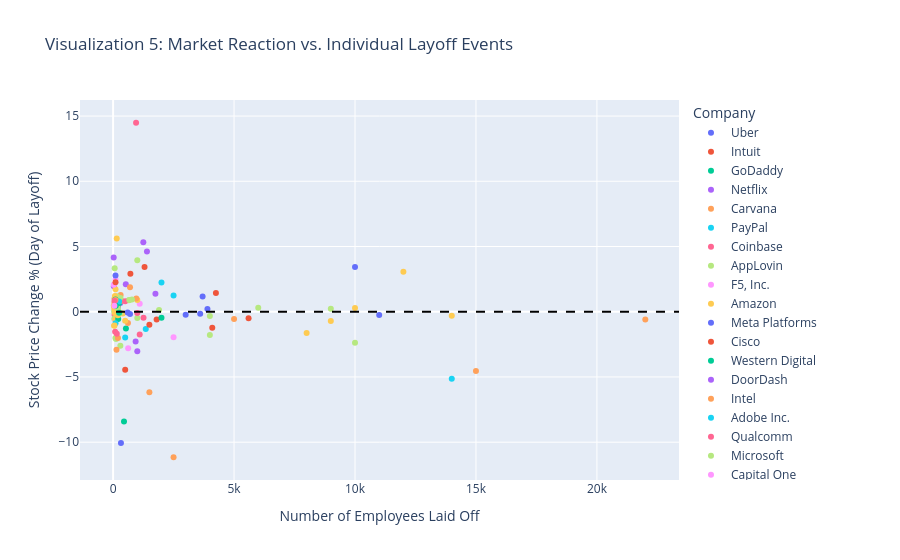

Notebook cell for this chart:
### Markdown cell above
## Visualization 5: Correlation Between Layoff size and Stock Price reaction

### Code cell
# --- VISUALIZATION 5: Scatter Correlation (Layoffs + Stocks) ---
# Goal: Is there a correlation between layoff size and stock price reaction?
stock_viz = viz_df.dropna(subset=['Daily_Change_Pct'])

fig5 = px.scatter(stock_viz, 
                  x='total_laid_off', 
                  y='Daily_Change_Pct', 
                  color='Company',
                #   hover_data=['Company', 'Layoff_Date'],
                  title='Visualization 5: Market Reaction vs. Individual Layoff Events',
                  labels={
                    'Daily_Change_Pct': 'Stock Price Change % (Day of Layoff)',
                    'total_laid_off': 'Number of Employees Laid Off'},
                  hover_data={
                        # 'Layoff_Date': '|%Y-%m-%d',
                        'Company': True,
                        'total_laid_off': ':.2f',
                        'Daily_Change_Pct': ':.2f',
                        'Stock_Volume': ':.2f',
                        'Volume_vs_120D_PreLayoff_Pct': ':.2f'
                    }
)
fig5.add_hline(y=0, line_dash="dash", line_color="black")
fig5.show()

# Count how many companies had a negative stock price change on the layoff day vs positive change
negative_reactions = stock_viz[stock_viz['Daily_Change_Pct'] < 0]['Company'].count()
positive_reactions = stock_viz[stock_viz['Daily_Change_Pct'] >= 0]['Company'].count()

print(f"Number of company layoff events with negative stock price change on layoff day: {negative_reactions}")
print(f"Number of company layoff events with positive stock price change on layoff day: {positive_reactions}")

### Figure 1 — Plotly figure (JSON) as saved in the notebook; plotly's stock layout.template omitted (floating-point values rounded to 4 significant figures)
{"data": [{"customdata": [["Uber", 30817967, -17.47], ["Uber", 47534517, 22.74], ["Uber", 21916497, -4.2]], "hovertemplate": "Company=%{customdata[0]}<br>Number of Employees Laid Off=%{x:.2f}<br>Stock Price Change % (Day of Layoff)=%{y:.2f}<br>Stock_Volume=%{customdata[1]:.2f}<br>Volume_vs_120D_PreLayoff_Pct=%{customdata[2]:.2f}<extra></extra>", "legendgroup": "Uber", "marker": {"color": "#636efa", "symbol": "circle"}, "mode": "markers", "name": "Uber", "orientation": "v", "showlegend": true, "type": "scatter", "x": [3700.0, 3000.0, 200.0], "xaxis": "x", "y": [1.164, -0.2374, 0.3765], "yaxis": "y"}, {"customdata": [["Intuit", 1179216, -31.5], ["Intuit", 1962616, 38.03]], "hovertemplate": "Company=%{customdata[0]}<br>Number of Employees Laid Off=%{x:.2f}<br>Stock Price Change % (Day of Layoff)=%{y:.2f}<br>Stock_Volume=%{customdata[1]:.2f}<br>Volume_vs_120D_PreLayoff_Pct=%{customdata[2]:.2f}<extra></extra>", "legendgroup": "Intuit", "marker": {"color": "#EF553B", "symbol": "circle"}, "mode": "markers", "name": "Intuit", "orientation": "v", "showlegend": true, "type": "scatter", "x": [715.0, 1800.0], "xaxis": "x", "y": [2.911, -0.6047], "yaxis": "y"}, {"customdata": [["GoDaddy", 3385403, 75.87], ["GoDaddy", 535775, -38.83]], "hovertemplate": "Company=%{customdata[0]}<br>Number of Employees Laid Off=%{x:.2f}<br>Stock Price Change % (Day of Layoff)=%{y:.2f}<br>Stock_Volume=%{customdata[1]:.2f}<br>Volume_vs_120D_PreLayoff_Pct=%{customdata[2]:.2f}<extra></extra>", "legendgroup": "GoDaddy", "marker": {"color": "#00cc96", "symbol": "circle"}, "mode": "markers", "name": "GoDaddy", "orientation": "v", "showlegend": true, "type": "scatter", "x": [451.0, 530.0], "xaxis": "x", "y": [-8.42, -1.286], "yaxis": "y"}, {"customdata": [["Netflix", 21363162, 131.6], ["Netflix", 9876685, -5.653], ["Netflix", 9538226, 6.962], ["Netflix", 8230340, -13.25]], "hovertemplate": "Company=%{customdata[0]}<br>Number of Employees Laid Off=%{x:.2f}<br>Stock Price Change % (Day of Layoff)=%{y:.2f}<br>Stock_Volume=%{customdata[1]:.2f}<br>Volume_vs_120D_PreLayoff_Pct=%{customdata[2]:.2f}<extra></extra>", "legendgroup": "Netflix", "marker": {"color": "#ab63fa", "symbol": "circle"}, "mode": "markers", "name": "Netflix", "orientation": "v", "showlegend": true, "type": "scatter", "x": [25.0, 150.0, 300.0, 30.0], "xaxis": "x", "y": [4.155, 0.7348, 0.6704, 1.956], "yaxis": "y"}, {"customdata": [["Carvana", 15723774, 200.6], ["Carvana", 22335371, 74.33]], "hovertemplate": "Company=%{customdata[0]}<br>Number of Employees Laid Off=%{x:.2f}<br>Stock Price Change % (Day of Layoff)=%{y:.2f}<br>Stock_Volume=%{customdata[1]:.2f}<br>Volume_vs_120D_PreLayoff_Pct=%{customdata[2]:.2f}<extra></extra>", "legendgroup": "Carvana", "marker": {"color": "#FFA15A", "symbol": "circle"}, "mode": "markers", "name": "Carvana", "orientation": "v", "showlegend": true, "type": "scatter", "x": [2500.0, 1500.0], "xaxis": "x", "y": [-11.15, -6.17], "yaxis": "y"}, {"customdata": [["PayPal", 12309245, -45.82], ["PayPal", 15730265, 6.84], ["PayPal", 18786106, 13.24]], "hovertemplate": "Company=%{customdata[0]}<br>Number of Employees Laid Off=%{x:.2f}<br>Stock Price Change % (Day of Layoff)=%{y:.2f}<br>Stock_Volume=%{customdata[1]:.2f}<br>Volume_vs_120D_PreLayoff_Pct=%{customdata[2]:.2f}<extra></extra>", "legendgroup": "PayPal", "marker": {"color": "#19d3f3", "symbol": "circle"}, "mode": "markers", "name": "PayPal", "orientation": "v", "showlegend": true, "type": "scatter", "x": [83.0, 2000.0, 2500.0], "xaxis": "x", "y": [0.9199, 2.246, 1.24], "yaxis": "y"}, {"customdata": [["Coinbase", 17430264, 96.41], ["Coinbase", 30695388, 136.8], ["Coinbase", 24496650, 111.0]], "hovertemplate": "Company=%{customdata[0]}<br>Number of Employees Laid Off=%{x:.2f}<br>Stock Price Change % (Day of Layoff)=%{y:.2f}<br>Stock_Volume=%{customdata[1]:.2f}<br>Volume_vs_120D_PreLayoff_Pct=%{customdata[2]:.2f}<extra></extra>", "legendgroup": "Coinbase", "marker": {"color": "#FF6692", "symbol": "circle"}, "mode": "markers", "name": "Coinbase", "orientation": "v", "showlegend": true, "type": "scatter", "x": [1100.0, 60.0, 950.0], "xaxis": "x", "y": [-1.752, -0.2351, 14.49], "yaxis": "y"}, {"customdata": [["AppLovin", 1732177, -34.7], ["AppLovin", 3521056, -12.93], ["AppLovin", 3160930, -24.16], ["AppLovin", 4586154, 11.92], ["AppLovin", 4750341, 17.71], ["AppLovin", 3825445, -28.73], ["AppLovin", 7300828, -12.25]], "hovertemplate": "Company=%{customdata[0]}<br>Number of Employees Laid Off=%{x:.2f}<br>Stock Price Change % (Day of Layoff)=%{y:.2f}<br>Stock_Volume=%{customdata[1]:.2f}<br>Volume_vs_120D_PreLayoff_Pct=%{customdata[2]:.2f}<extra></extra>", "legendgroup": "AppLovin", "marker": {"color": "#B6E880", "symbol": "circle"}, "mode": "markers", "name": "AppLovin", "orientation": "v", "showlegend": true, "type": "scatter", "x": [300.0, 61.0, 65.0, 58.0, 120.0, 89.0, 97.0], "xaxis": "x", "y": [-2.616, -0.4999, 3.339, -0.567, -2.083, 0.008955, -2.01], "yaxis": "y"}, {"customdata": [["F5, Inc.", 545551, 5.152], ["F5, Inc.", 1677121, 239.7], ["F5, Inc.", 553822, 14.09], ["F5, Inc.", 3007580, 447.0], ["F5, Inc.", 492472, -2.088]], "hovertemplate": "Company=%{customdata[0]}<br>Number of Employees Laid Off=%{x:.2f}<br>Stock Price Change % (Day of Layoff)=%{y:.2f}<br>Stock_Volume=%{customdata[1]:.2f}<br>Volume_vs_120D_PreLayoff_Pct=%{customdata[2]:.2f}<extra></extra>", "legendgroup": "F5, Inc.", "marker": {"color": "#FF97FF", "symbol": "circle"}, "mode": "markers", "name": "F5, Inc.", "orientation": "v", "showlegend": true, "type": "scatter", "x": [100.0, 623.0, 120.0, 100.0, 106.0], "xaxis": "x", "y": [2.464, -2.808, 0.6007, -0.7024, -0.6223], "yaxis": "y"}, {"customdata": [["Amazon", 223133398, 283.3], ["Amazon", 87958828, 52.38], ["Amazon", 68885123, 6.218], ["Amazon", 62388911, -12.94], ["Amazon", 61170883, -0.01515], ["Amazon", 35680570, -35.2], ["Amazon", 37850245, -26.86], ["Amazon", 42505518, -16.6], ["Amazon", 38492128, -19.33], ["Amazon", 38266995, -10.68]], "hovertemplate": "Company=%{customdata[0]}<br>Number of Employees Laid Off=%{x:.2f}<br>Stock Price Change % (Day of Layoff)=%{y:.2f}<br>Stock_Volume=%{customdata[1]:.2f}<br>Volume_vs_120D_PreLayoff_Pct=%{customdata[2]:.2f}<extra></extra>", "legendgroup": "Amazon", "marker": {"color": "#FECB52", "symbol": "circle"}, "mode": "markers", "name": "Amazon", "orientation": "v", "showlegend": true, "type": "scatter", "x": [150.0, 10000.0, 8000.0, 9000.0, 80.0, 180.0, 30.0, 400.0, 100.0, 14000.0], "xaxis": "x", "y": [5.623, 0.2788, -1.629, -0.7113, 0.194, 0.359, 0.4778, -0.1417, -0.5675, -0.3031], "yaxis": "y"}, {"customdata": [["Meta Platforms", 107677284, 202.4], ["Meta Platforms", 41642627, 29.51], ["Meta Platforms", 12904317, -2.398], ["Meta Platforms", 13910011, -20.47], ["Meta Platforms", 8734491, -26.87]], "hovertemplate": "Company=%{customdata[0]}<br>Number of Employees Laid Off=%{x:.2f}<br>Stock Price Change % (Day of Layoff)=%{y:.2f}<br>Stock_Volume=%{customdata[1]:.2f}<br>Volume_vs_120D_PreLayoff_Pct=%{customdata[2]:.2f}<extra></extra>", "legendgroup": "Meta Platforms", "marker": {"color": "#636efa", "symbol": "circle"}, "mode": "markers", "name": "Meta Platforms", "orientation": "v", "showlegend": true, "type": "scatter", "x": [11000.0, 10000.0, 3600.0, 100.0, 600.0], "xaxis": "x", "y": [-0.2458, 3.433, -0.1614, 2.78, -0.05723], "yaxis": "y"}, {"customdata": [["Cisco", 24939624, 31.12], ["Cisco", 31176442, 60.17], ["Cisco", 21217648, 10.0], ["Cisco", 18746598, -6.103]], "hovertemplate": "Company=%{customdata[0]}<br>Number of Employees Laid Off=%{x:.2f}<br>Stock Price Change % (Day of Layoff)=%{y:.2f}<br>Stock_Volume=%{customdata[1]:.2f}<br>Volume_vs_120D_PreLayoff_Pct=%{customdata[2]:.2f}<extra></extra>", "legendgroup": "Cisco", "marker": {"color": "#EF553B", "symbol": "circle"}, "mode": "markers", "name": "Cisco", "orientation": "v", "showlegend": true, "type": "scatter", "x": [4100.0, 4250.0, 5600.0, 221.0], "xaxis": "x", "y": [-1.224, 1.432, -0.5033, 0.0], "yaxis": "y"}, {"customdata": [["Western Digital", 2804045, -36.6], ["Western Digital", 4271408, 10.38]], "hovertemplate": "Company=%{customdata[0]}<br>Number of Employees Laid Off=%{x:.2f}<br>Stock Price Change % (Day of Layoff)=%{y:.2f}<br>Stock_Volume=%{customdata[1]:.2f}<br>Volume_vs_120D_PreLayoff_Pct=%{customdata[2]:.2f}<extra></extra>", "legendgroup": "Western Digital", "marker": {"color": "#00cc96", "symbol": "circle"}, "mode": "markers", "name": "Western Digital", "orientation": "v", "showlegend": true, "type": "scatter", "x": [251.0, 211.0], "xaxis": "x", "y": [0.6669, -0.5636], "yaxis": "y"}, {"customdata": [["DoorDash", 7911218, 29.98]], "hovertemplate": "Company=%{customdata[0]}<br>Number of Employees Laid Off=%{x:.2f}<br>Stock Price Change % (Day of Layoff)=%{y:.2f}<br>Stock_Volume=%{customdata[1]:.2f}<br>Volume_vs_120D_PreLayoff_Pct=%{customdata[2]:.2f}<extra></extra>", "legendgroup": "DoorDash", "marker": {"color": "#ab63fa", "symbol": "circle"}, "mode": "markers", "name": "DoorDash", "orientation": "v", "showlegend": true, "type": "scatter", "x": [1250.0], "xaxis": "x", "y": [5.335], "yaxis": "y"}, {"customdata": [["Intel", 27701186, -31.63], ["Intel", 55145771, 39.99], ["Intel", 39906739, -7.62], ["Intel", 28320463, -25.93], ["Intel", 77865990, 74.78], ["Intel", 107672516, 119.2], ["Intel", 54098200, -21.45], ["Intel", 97188101, -7.051], ["Intel", 49367905, -47.05]], "hovertemplate": "Company=%{customdata[0]}<br>Number of Employees Laid Off=%{x:.2f}<br>Stock Price Change % (Day of Layoff)=%{y:.2f}<br>Stock_Volume=%{customdata[1]:.2f}<br>Volume_vs_120D_PreLayoff_Pct=%{customdata[2]:.2f}<extra></extra>", "legendgroup": "Intel", "marker": {"color": "#FFA15A", "symbol": "circle"}, "mode": "markers", "name": "Intel", "orientation": "v", "showlegend": true, "type": "scatter", "x": [201.0, 343.0, 140.0, 311.0, 62.0, 15000.0, 58.0, 22000.0, 5000.0], "xaxis": "x", "y": [-2.021, 0.8479, -2.92, 1.291, 0.7359, -4.535, 0.9948, -0.6034, -0.5518], "yaxis": "y"}, {"customdata": [["Adobe Inc.", 2182444, -44.44]], "hovertemplate": "Company=%{customdata[0]}<br>Number of Employees Laid Off=%{x:.2f}<br>Stock Price Change % (Day of Layoff)=%{y:.2f}<br>Stock_Volume=%{customdata[1]:.2f}<br>Volume_vs_120D_PreLayoff_Pct=%{customdata[2]:.2f}<extra></extra>", "legendgroup": "Adobe Inc.", "marker": {"color": "#19d3f3", "symbol": "circle"}, "mode": "markers", "name": "Adobe Inc.", "orientation": "v", "showlegend": true, "type": "scatter", "x": [100.0], "xaxis": "x", "y": [-0.88], "yaxis": "y"}, {"customdata": [["Qualcomm", 12052941, 48.56], ["Qualcomm", 12905731, 68.08], ["Qualcomm", 5371724, -33.63]], "hovertemplate": "Company=%{customdata[0]}<br>Number of Employees Laid Off=%{x:.2f}<br>Stock Price Change % (Day of Layoff)=%{y:.2f}<br>Stock_Volume=%{customdata[1]:.2f}<br>Volume_vs_120D_PreLayoff_Pct=%{customdata[2]:.2f}<extra></extra>", "legendgroup": "Qualcomm", "marker": {"color": "#FF6692", "symbol": "circle"}, "mode": "markers", "name": "Qualcomm", "orientation": "v", "showlegend": true, "type": "scatter", "x": [153.0, 84.0, 1258.0], "xaxis": "x", "y": [-1.679, -1.533, -0.4688], "yaxis": "y"}, {"customdata": [["Microsoft", 30028692, -0.7248], ["Microsoft", 30078044, -2.685], ["Microsoft", 64872705, 130.5], ["Microsoft", 21021155, -16.91], ["Microsoft", 17484675, -12.39], ["Microsoft", 17418759, -11.49], ["Microsoft", 23618819, -5.622], ["Microsoft", 16626495, -32.53], ["Microsoft", 16319641, -33.39], ["Microsoft", 16771015, -17.14]], "hovertemplate": "Company=%{customdata[0]}<br>Number of Employees Laid Off=%{x:.2f}<br>Stock Price Change % (Day of Layoff)=%{y:.2f}<br>Stock_Volume=%{customdata[1]:.2f}<br>Volume_vs_120D_PreLayoff_Pct=%{customdata[2]:.2f}<extra></extra>", "legendgroup": "Microsoft", "marker": {"color": "#B6E880", "symbol": "circle"}, "mode": "markers", "name": "Microsoft", "orientation": "v", "showlegend": true, "type": "scatter", "x": [10000.0, 158.0, 1000.0, 1900.0, 1000.0, 650.0, 6000.0, 305.0, 9000.0, 42.0], "xaxis": "x", "y": [-2.382, 1.196, 3.95, 0.136, -0.4825, 0.8717, 0.3037, 1.057, 0.2245, 0.01907], "yaxis": "y"}, {"customdata": [["Capital One", 5115561, 76.47]], "hovertemplate": "Company=%{customdata[0]}<br>Number of Employees Laid Off=%{x:.2f}<br>Stock Price Change % (Day of Layoff)=%{y:.2f}<br>Stock_Volume=%{customdata[1]:.2f}<br>Volume_vs_120D_PreLayoff_Pct=%{customdata[2]:.2f}<extra></extra>", "legendgroup": "Capital One", "marker": {"color": "#FF97FF", "symbol": "circle"}, "mode": "markers", "name": "Capital One", "orientation": "v", "showlegend": true, "type": "scatter", "x": [1100.0], "xaxis": "x", "y": [0.6166], "yaxis": "y"}, {"customdata": [["Alphabet Inc. (Class A)", 63191078, 99.69], ["Alphabet Inc. (Class A)", 20749496, -33.63], ["Alphabet Inc. (Class A)", 23374998, -18.92], ["Alphabet Inc. (Class A)", 21320203, -23.92], ["Alphabet Inc. (Class A)", 33493151, 8.102], ["Alphabet Inc. (Class A)", 29799931, -4.154], ["Alphabet Inc. (Class A)", 37638876, 25.38], ["Alphabet Inc. (Class A)", 40524312, 3.477], ["Alphabet Inc. (Class A)", 31658234, -12.76], ["Alphabet Inc. (Class A)", 25483298, -29.52]], "hovertemplate": "Company=%{customdata[0]}<br>Number of Employees Laid Off=%{x:.2f}<br>Stock Price Change % (Day of Layoff)=%{y:.2f}<br>Stock_Volume=%{customdata[1]:.2f}<br>Volume_vs_120D_PreLayoff_Pct=%{customdata[2]:.2f}<extra></extra>", "legendgroup": "Alphabet Inc. (Class A)", "marker": {"color": "#FECB52", "symbol": "circle"}, "mode": "markers", "name": "Alphabet Inc. (Class A)", "orientation": "v", "showlegend": true, "type": "scatter", "x": [12000.0, 75.0, 40.0, 1000.0, 200.0, 57.0, 100.0, 75.0, 100.0, 50.0], "xaxis": "x", "y": [3.07, 1.199, -1.065, 0.9078, -0.2678, 0.372, 0.3724, -0.08986, 1.724, 0.2203], "yaxis": "y"}, {"customdata": [["IBM", 7347453, 64.93]], "hovertemplate": "Company=%{customdata[0]}<br>Number of Employees Laid Off=%{x:.2f}<br>Stock Price Change % (Day of Layoff)=%{y:.2f}<br>Stock_Volume=%{customdata[1]:.2f}<br>Volume_vs_120D_PreLayoff_Pct=%{customdata[2]:.2f}<extra></extra>", "legendgroup": "IBM", "marker": {"color": "#636efa", "symbol": "circle"}, "mode": "markers", "name": "IBM", "orientation": "v", "showlegend": true, "type": "scatter", "x": [3900.0], "xaxis": "x", "y": [0.2064], "yaxis": "y"}, {"customdata": [["Lam Research", 1769701, -5.44]], "hovertemplate": "Company=%{customdata[0]}<br>Number of Employees Laid Off=%{x:.2f}<br>Stock Price Change % (Day of Layoff)=%{y:.2f}<br>Stock_Volume=%{customdata[1]:.2f}<br>Volume_vs_120D_PreLayoff_Pct=%{customdata[2]:.2f}<extra></extra>", "legendgroup": "Lam Research", "marker": {"color": "#EF553B", "symbol": "circle"}, "mode": "markers", "name": "Lam Research", "orientation": "v", "showlegend": true, "type": "scatter", "x": [1300.0], "xaxis": "x", "y": [3.433], "yaxis": "y"}, {"customdata": [["Synopsys", 489782, -47.8], ["Synopsys", 1705087, -36.19]], "hovertemplate": "Company=%{customdata[0]}<br>Number of Employees Laid Off=%{x:.2f}<br>Stock Price Change % (Day of Layoff)=%{y:.2f}<br>Stock_Volume=%{customdata[1]:.2f}<br>Volume_vs_120D_PreLayoff_Pct=%{customdata[2]:.2f}<extra></extra>", "legendgroup": "Synopsys", "marker": {"color": "#00cc96", "symbol": "circle"}, "mode": "markers", "name": "Synopsys", "orientation": "v", "showlegend": true, "type": "scatter", "x": [100.0, 2000.0], "xaxis": "x", "y": [0.9465, -0.4518], "yaxis": "y"}, {"customdata": [["Workday, Inc.", 1971513, -10.35], ["Workday, Inc.", 5246669, 73.83]], "hovertemplate": "Company=%{customdata[0]}<br>Number of Employees Laid Off=%{x:.2f}<br>Stock Price Change % (Day of Layoff)=%{y:.2f}<br>Stock_Volume=%{customdata[1]:.2f}<br>Volume_vs_120D_PreLayoff_Pct=%{customdata[2]:.2f}<extra></extra>", "legendgroup": "Workday, Inc.", "marker": {"color": "#ab63fa", "symbol": "circle"}, "mode": "markers", "name": "Workday, Inc.", "orientation": "v", "showlegend": true, "type": "scatter", "x": [525.0, 1750.0], "xaxis": "x", "y": [2.099, 1.369], "yaxis": "y"}, {"customdata": [["NetApp", 4312978, 149.6], ["NetApp", 2861652, 33.03]], "hovertemplate": "Company=%{customdata[0]}<br>Number of Employees Laid Off=%{x:.2f}<br>Stock Price Change % (Day of Layoff)=%{y:.2f}<br>Stock_Volume=%{customdata[1]:.2f}<br>Volume_vs_120D_PreLayoff_Pct=%{customdata[2]:.2f}<extra></extra>", "legendgroup": "NetApp", "marker": {"color": "#FFA15A", "symbol": "circle"}, "mode": "markers", "name": "NetApp", "orientation": "v", "showlegend": true, "type": "scatter", "x": [960.0, 700.0], "xaxis": "x", "y": [1.007, 1.873], "yaxis": "y"}, {"customdata": [["Autodesk", 1827448, 20.59], ["Autodesk", 3083029, 112.2]], "hovertemplate": "Company=%{customdata[0]}<br>Number of Employees Laid Off=%{x:.2f}<br>Stock Price Change % (Day of Layoff)=%{y:.2f}<br>Stock_Volume=%{customdata[1]:.2f}<br>Volume_vs_120D_PreLayoff_Pct=%{customdata[2]:.2f}<extra></extra>", "legendgroup": "Autodesk", "marker": {"color": "#19d3f3", "symbol": "circle"}, "mode": "markers", "name": "Autodesk", "orientation": "v", "showlegend": true, "type": "scatter", "x": [250.0, 1350.0], "xaxis": "x", "y": [0.7905, -1.328], "yaxis": "y"}, {"customdata": [["eBay Inc.", 3538095, -35.43], ["eBay Inc.", 5059636, -19.0]], "hovertemplate": "Company=%{customdata[0]}<br>Number of Employees Laid Off=%{x:.2f}<br>Stock Price Change % (Day of Layoff)=%{y:.2f}<br>Stock_Volume=%{customdata[1]:.2f}<br>Volume_vs_120D_PreLayoff_Pct=%{customdata[2]:.2f}<extra></extra>", "legendgroup": "eBay Inc.", "marker": {"color": "#FF6692", "symbol": "circle"}, "mode": "markers", "name": "eBay Inc.", "orientation": "v", "showlegend": true, "type": "scatter", "x": [500.0, 1000.0], "xaxis": "x", "y": [0.8037, -0.0965], "yaxis": "y"}, {"customdata": [["Electronic Arts", 2900520, 25.62], ["Electronic Arts", 1522847, -35.29], ["Electronic Arts", 1584771, -15.81], ["Electronic Arts", 2233528, -43.22]], "hovertemplate": "Company=%{customdata[0]}<br>Number of Employees Laid Off=%{x:.2f}<br>Stock Price Change % (Day of Layoff)=%{y:.2f}<br>Stock_Volume=%{customdata[1]:.2f}<br>Volume_vs_120D_PreLayoff_Pct=%{customdata[2]:.2f}<extra></extra>", "legendgroup": "Electronic Arts", "marker": {"color": "#B6E880", "symbol": "circle"}, "mode": "markers", "name": "Electronic Arts", "orientation": "v", "showlegend": true, "type": "scatter", "x": [200.0, 780.0, 670.0, 300.0], "xaxis": "x", "y": [0.2349, 0.94, 0.9077, -0.1027], "yaxis": "y"}, {"customdata": [["Airbnb", 5499352, -13.73]], "hovertemplate": "Company=%{customdata[0]}<br>Number of Employees Laid Off=%{x:.2f}<br>Stock Price Change % (Day of Layoff)=%{y:.2f}<br>Stock_Volume=%{customdata[1]:.2f}<br>Volume_vs_120D_PreLayoff_Pct=%{customdata[2]:.2f}<extra></extra>", "legendgroup": "Airbnb", "marker": {"color": "#FF97FF", "symbol": "circle"}, "mode": "markers", "name": "Airbnb", "orientation": "v", "showlegend": true, "type": "scatter", "x": [30.0], "xaxis": "x", "y": [2.07], "yaxis": "y"}, {"customdata": [["Medtronic", 4298383, -34.85], ["Medtronic", 5562825, -21.99]], "hovertemplate": "Company=%{customdata[0]}<br>Number of Employees Laid Off=%{x:.2f}<br>Stock Price Change % (Day of Layoff)=%{y:.2f}<br>Stock_Volume=%{customdata[1]:.2f}<br>Volume_vs_120D_PreLayoff_Pct=%{customdata[2]:.2f}<extra></extra>", "legendgroup": "Medtronic", "marker": {"color": "#FECB52", "symbol": "circle"}, "mode": "markers", "name": "Medtronic", "orientation": "v", "showlegend": true, "type": "scatter", "x": [59.0, 60.0], "xaxis": "x", "y": [-1.053, 0.4214], "yaxis": "y"}, {"customdata": [["Zebra Technologies", 211072, -52.06]], "hovertemplate": "Company=%{customdata[0]}<br>Number of Employees Laid Off=%{x:.2f}<br>Stock Price Change % (Day of Layoff)=%{y:.2f}<br>Stock_Volume=%{customdata[1]:.2f}<br>Volume_vs_120D_PreLayoff_Pct=%{customdata[2]:.2f}<extra></extra>", "legendgroup": "Zebra Technologies", "marker": {"color": "#636efa", "symbol": "circle"}, "mode": "markers", "name": "Zebra Technologies", "orientation": "v", "showlegend": true, "type": "scatter", "x": [700.0], "xaxis": "x", "y": [-0.1738], "yaxis": "y"}, {"customdata": [["Expedia Group", 1385719, -41.7], ["Expedia Group", 2682442, -6.386]], "hovertemplate": "Company=%{customdata[0]}<br>Number of Employees Laid Off=%{x:.2f}<br>Stock Price Change % (Day of Layoff)=%{y:.2f}<br>Stock_Volume=%{customdata[1]:.2f}<br>Volume_vs_120D_PreLayoff_Pct=%{customdata[2]:.2f}<extra></extra>", "legendgroup": "Expedia Group", "marker": {"color": "#EF553B", "symbol": "circle"}, "mode": "markers", "name": "Expedia Group", "orientation": "v", "showlegend": true, "type": "scatter", "x": [100.0, 1500.0], "xaxis": "x", "y": [2.256, -0.9905], "yaxis": "y"}, {"customdata": [["Analog Devices", 3701842, 10.78]], "hovertemplate": "Company=%{customdata[0]}<br>Number of Employees Laid Off=%{x:.2f}<br>Stock Price Change % (Day of Layoff)=%{y:.2f}<br>Stock_Volume=%{customdata[1]:.2f}<br>Volume_vs_120D_PreLayoff_Pct=%{customdata[2]:.2f}<extra></extra>", "legendgroup": "Analog Devices", "marker": {"color": "#00cc96", "symbol": "circle"}, "mode": "markers", "name": "Analog Devices", "orientation": "v", "showlegend": true, "type": "scatter", "x": [111.0], "xaxis": "x", "y": [0.4493], "yaxis": "y"}, {"customdata": [["Block, Inc.", 13270642, 7.24], ["Block, Inc.", 7366119, -10.23]], "hovertemplate": "Company=%{customdata[0]}<br>Number of Employees Laid Off=%{x:.2f}<br>Stock Price Change % (Day of Layoff)=%{y:.2f}<br>Stock_Volume=%{customdata[1]:.2f}<br>Volume_vs_120D_PreLayoff_Pct=%{customdata[2]:.2f}<extra></extra>", "legendgroup": "Block, Inc.", "marker": {"color": "#ab63fa", "symbol": "circle"}, "mode": "markers", "name": "Block, Inc.", "orientation": "v", "showlegend": true, "type": "scatter", "x": [1000.0, 931.0], "xaxis": "x", "y": [-3.028, -2.286], "yaxis": "y"}, {"customdata": [["Apple Inc.", 53355055, -11.09], ["Apple Inc.", 35934559, -45.19]], "hovertemplate": "Company=%{customdata[0]}<br>Number of Employees Laid Off=%{x:.2f}<br>Stock Price Change % (Day of Layoff)=%{y:.2f}<br>Stock_Volume=%{customdata[1]:.2f}<br>Volume_vs_120D_PreLayoff_Pct=%{customdata[2]:.2f}<extra></extra>", "legendgroup": "Apple Inc.", "marker": {"color": "#FFA15A", "symbol": "circle"}, "mode": "markers", "name": "Apple Inc.", "orientation": "v", "showlegend": true, "type": "scatter", "x": [614.0, 100.0], "xaxis": "x", "y": [-0.8632, 0.9005], "yaxis": "y"}, {"customdata": [["Tesla, Inc.", 100245310, -2.922], ["Tesla, Inc.", 127031787, 23.54]], "hovertemplate": "Company=%{customdata[0]}<br>Number of Employees Laid Off=%{x:.2f}<br>Stock Price Change % (Day of Layoff)=%{y:.2f}<br>Stock_Volume=%{customdata[1]:.2f}<br>Volume_vs_120D_PreLayoff_Pct=%{customdata[2]:.2f}<extra></extra>", "legendgroup": "Tesla, Inc.", "marker": {"color": "#19d3f3", "symbol": "circle"}, "mode": "markers", "name": "Tesla, Inc.", "orientation": "v", "showlegend": true, "type": "scatter", "x": [14000.0, 500.0], "xaxis": "x", "y": [-5.146, -1.979], "yaxis": "y"}, {"customdata": [["Booking Holdings", 203182, -10.86]], "hovertemplate": "Company=%{customdata[0]}<br>Number of Employees Laid Off=%{x:.2f}<br>Stock Price Change % (Day of Layoff)=%{y:.2f}<br>Stock_Volume=%{customdata[1]:.2f}<br>Volume_vs_120D_PreLayoff_Pct=%{customdata[2]:.2f}<extra></extra>", "legendgroup": "Booking Holdings", "marker": {"color": "#FF6692", "symbol": "circle"}, "mode": "markers", "name": "Booking Holdings", "orientation": "v", "showlegend": true, "type": "scatter", "x": [60.0], "xaxis": "x", "y": [0.83], "yaxis": "y"}, {"customdata": [["HP Inc.", 23233205, 236.6], ["HP Inc.", 22657486, 118.1]], "hovertemplate": "Company=%{customdata[0]}<br>Number of Employees Laid Off=%{x:.2f}<br>Stock Price Change % (Day of Layoff)=%{y:.2f}<br>Stock_Volume=%{customdata[1]:.2f}<br>Volume_vs_120D_PreLayoff_Pct=%{customdata[2]:.2f}<extra></extra>", "legendgroup": "HP Inc.", "marker": {"color": "#B6E880", "symbol": "circle"}, "mode": "markers", "name": "HP Inc.", "orientation": "v", "showlegend": true, "type": "scatter", "x": [4000.0, 4000.0], "xaxis": "x", "y": [-1.782, -0.3279], "yaxis": "y"}, {"customdata": [["Hewlett Packard Enterprise", 25150007, 79.01], ["Hewlett Packard Enterprise", 27382456, 11.87]], "hovertemplate": "Company=%{customdata[0]}<br>Number of Employees Laid Off=%{x:.2f}<br>Stock Price Change % (Day of Layoff)=%{y:.2f}<br>Stock_Volume=%{customdata[1]:.2f}<br>Volume_vs_120D_PreLayoff_Pct=%{customdata[2]:.2f}<extra></extra>", "legendgroup": "Hewlett Packard Enterprise", "marker": {"color": "#FF97FF", "symbol": "circle"}, "mode": "markers", "name": "Hewlett Packard Enterprise", "orientation": "v", "showlegend": true, "type": "scatter", "x": [2500.0, 52.0], "xaxis": "x", "y": [-1.965, 0.4661], "yaxis": "y"}, {"customdata": [["CrowdStrike", 6679452, 62.54]], "hovertemplate": "Company=%{customdata[0]}<br>Number of Employees Laid Off=%{x:.2f}<br>Stock Price Change % (Day of Layoff)=%{y:.2f}<br>Stock_Volume=%{customdata[1]:.2f}<br>Volume_vs_120D_PreLayoff_Pct=%{customdata[2]:.2f}<extra></extra>", "legendgroup": "CrowdStrike", "marker": {"color": "#FECB52", "symbol": "circle"}, "mode": "markers", "name": "CrowdStrike", "orientation": "v", "showlegend": true, "type": "scatter", "x": [500.0], "xaxis": "x", "y": [-0.6817], "yaxis": "y"}, {"customdata": [["Match Group", 13935432, 180.6]], "hovertemplate": "Company=%{customdata[0]}<br>Number of Employees Laid Off=%{x:.2f}<br>Stock Price Change % (Day of Layoff)=%{y:.2f}<br>Stock_Volume=%{customdata[1]:.2f}<br>Volume_vs_120D_PreLayoff_Pct=%{customdata[2]:.2f}<extra></extra>", "legendgroup": "Match Group", "marker": {"color": "#636efa", "symbol": "circle"}, "mode": "markers", "name": "Match Group", "orientation": "v", "showlegend": true, "type": "scatter", "x": [325.0], "xaxis": "x", "y": [-10.05], "yaxis": "y"}, {"customdata": [["Paycom", 1588526, 150.7]], "hovertemplate": "Company=%{customdata[0]}<br>Number of Employees Laid Off=%{x:.2f}<br>Stock Price Change % (Day of Layoff)=%{y:.2f}<br>Stock_Volume=%{customdata[1]:.2f}<br>Volume_vs_120D_PreLayoff_Pct=%{customdata[2]:.2f}<extra></extra>", "legendgroup": "Paycom", "marker": {"color": "#EF553B", "symbol": "circle"}, "mode": "markers", "name": "Paycom", "orientation": "v", "showlegend": true, "type": "scatter", "x": [500.0], "xaxis": "x", "y": [-4.446], "yaxis": "y"}, {"customdata": [["Broadcom", 20937936, -4.243]], "hovertemplate": "Company=%{customdata[0]}<br>Number of Employees Laid Off=%{x:.2f}<br>Stock Price Change % (Day of Layoff)=%{y:.2f}<br>Stock_Volume=%{customdata[1]:.2f}<br>Volume_vs_120D_PreLayoff_Pct=%{customdata[2]:.2f}<extra></extra>", "legendgroup": "Broadcom", "marker": {"color": "#00cc96", "symbol": "circle"}, "mode": "markers", "name": "Broadcom", "orientation": "v", "showlegend": true, "type": "scatter", "x": [247.0], "xaxis": "x", "y": [-0.08009], "yaxis": "y"}, {"customdata": [["Applied Materials", 7001931, -11.78]], "hovertemplate": "Company=%{customdata[0]}<br>Number of Employees Laid Off=%{x:.2f}<br>Stock Price Change % (Day of Layoff)=%{y:.2f}<br>Stock_Volume=%{customdata[1]:.2f}<br>Volume_vs_120D_PreLayoff_Pct=%{customdata[2]:.2f}<extra></extra>", "legendgroup": "Applied Materials", "marker": {"color": "#ab63fa", "symbol": "circle"}, "mode": "markers", "name": "Applied Materials", "orientation": "v", "showlegend": true, "type": "scatter", "x": [1400.0], "xaxis": "x", "y": [4.616], "yaxis": "y"}], "layout": {"legend": {"title": {"text": "Company"}, "tracegroupgap": 0}, "shapes": [{"line": {"color": "black", "dash": "dash"}, "type": "line", "x0": 0, "x1": 1, "xref": "x domain", "y0": 0, "y1": 0, "yref": "y"}], "title": {"text": "Visualization 5: Market Reaction vs. Individual Layoff Events"}, "xaxis": {"anchor": "y", "domain": [0, 1], "title": {"text": "Number of Employees Laid Off"}}, "yaxis": {"anchor": "x", "domain": [0, 1], "title": {"text": "Stock Price Change % (Day of Layoff)"}}}}
